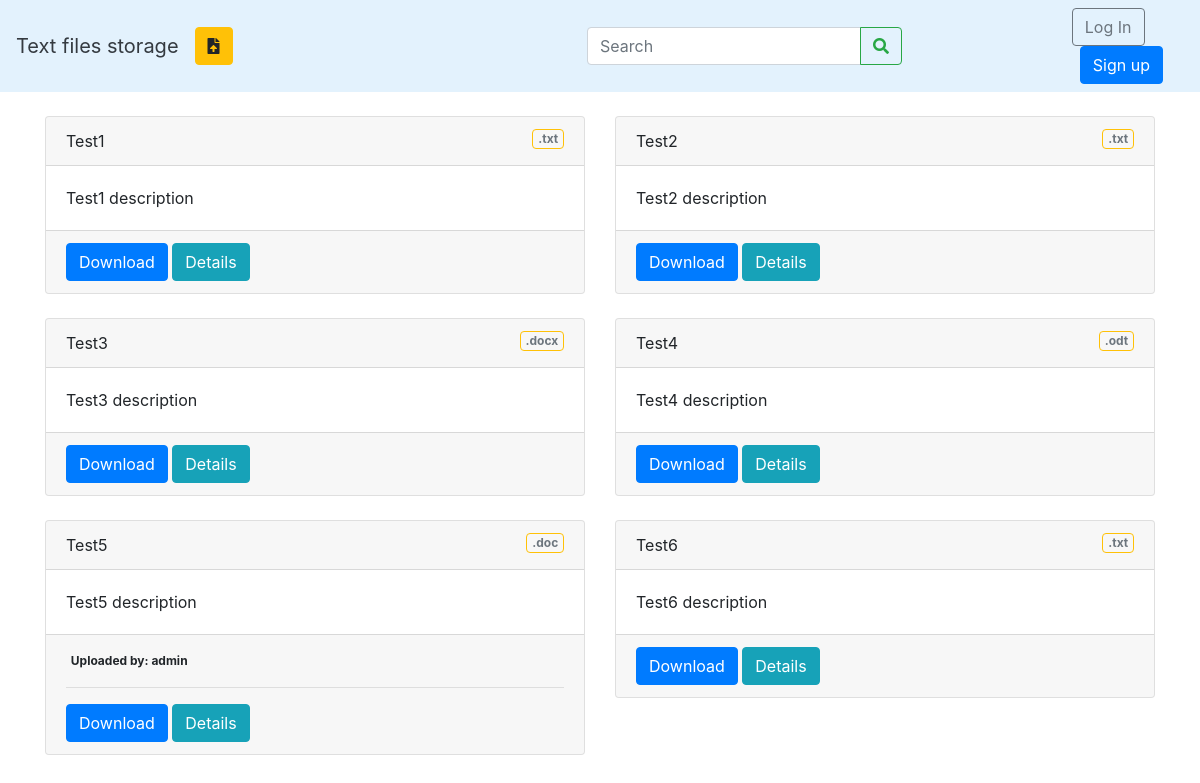
The page / on the database its author committed.
### files/models.py (models this page shows, shortened)
class File(models.Model):
    name = models.CharField(max_length=255, unique=True)
    description = models.TextField(null=True, blank=True)
    source = models.FileField(upload_to=upload_location,
                              validators = [validate_file_extensions])
    text = models.TextField()
    slug = models.SlugField(max_length=48)
    uploaded_by = models.ForeignKey(
        get_user_model(),
        on_delete=models.CASCADE,
        null=True,
        blank=True,
    )
    def get_ext(self):
        ext = os.path.splitext(self.source.path)[1]
        return ext
    class Meta:
        ordering = ['id']

### files/views.py (the view)
# urls.py: path('', FileListView.as_view(), name='file_list'),
class FileListView(generic.ListView):
    model = File
    template_name = 'file_list.html'
    paginate_by = 10
    def get_queryset(self):
        query = self.request.GET.get('Search')
        if query:
            object_list = self.model.objects.filter(Q(name__icontains = query) |
                                                    Q(description__icontains = query))
        else:
            object_list = self.model.objects.all()
        return object_list

### templates/file_list.html (shortened to what this page needs)
{% extends 'base.html' %}
{% block content %}
    <div class="row">
        {% for file in object_list %}
            <div class="col-sm-6">
                <div class="card">
                    <div class="card-header d-flex justify-content-end">
                        {{ file.name }}
                        <span class="badge text-wrap border border-warning ml-auto text-secondary h-100">
                            {{ file.get_ext }}
                        </span>
                    </div>
                    <div class="card-body">
                        {{ file.description|truncatewords:10 }}
                    </div>
                    <div class="card-footer">
                        {% if file.uploaded_by %}
                        <span class="badge text wrap">Uploaded by: {{ file.uploaded_by }}</span><hr/>
                        {% endif %}
                        <a href="{% url 'file_download' file.slug %}" class="btn btn-primary">Download</a>
                        <a href="{% url 'file_detail' file.slug %}" class="btn btn-info">Details</a>
                    </div>
                </div>
                <br/>
            </div>
        {% endfor %}
    </div>
{% endblock content %}

### templates/base.html (shortened to what this page needs)
{% load static %}
<!doctype html>
<html lang="en">
    <head>
        <link
            rel="stylesheet"
            href="https://stackpath.bootstrapcdn.com/bootstrap/4.2.1/css/bootstrap.min.css"
>
        <link
            rel="stylesheet"
            href="https://use.fontawesome.com/releases/v5.7.1/css/all.css"
>
    </head>
    <body>
        <nav
            class="navbar navbar-expand-lg navbar-ligth"
            style="background-color: #e3f2fd">
            <a
                class="navbar-brand text-dark"
                href="{% url 'file_list' %}">
                Text files storage
            </a>
            <a
                href="{% url 'file_upload' %}"
                class="btn btn-warning"
                style="margin-right: 30px;">
                <i class="fa fa-file-upload"></i>
            </a>
            <div class="container">
                <div
                    class="collapse navbar-collapse"
                    id="navbarSearch">
                    <ul class="navbar-nav mr-auto">
                        <li class="nav-item mx-auto" >
                            <form
                                class="form-inline"
                                method="GET"
                                action="{% url 'file_list' %}">
                                <div class="input-group">
                                    <input
                                        class="form-control"
                                        type="search"
                                        placeholder="Search"
                                        aria-label="Search"
                                        name="Search"
                                        value="{{ request.GET.Search }}">
                                    <span class="input-group-append">
                                        <button
                                            class="btn btn-outline-success"
                                            type="submit">
                                            <i class="fa fa-search"></i>
                                        </button>
                                    </span>
                                </div>
                            </form>
                        </li>
                    </ul>
                </div>
            </div>
            {% if user.is_authenticated %}
                <div
                    class="collapse navbar-collapse"
                    id="navbarUserAuth">
                    <hr/>
                    <ul class="navbar-nav">
                        <li class="nav-item mx-auto">
                            <div class="btn-group">
                                <button
                                    class="btn btn-secondary">
                                    {{ user }}
                                </button>
                                <a
                                    class="btn btn-light"
                                    href="{% url 'password_change' %}">
                                    Change password
                                </a>
                                <a
                                    class="btn btn-light"
                                    href="{% url 'logout' %}">
                                    Log Out
                                </a>
                            </div>
                        </li>
                    </ul>
                </div>
            {% else %}
                <div
                    class="collapse navbar-collapse"
                    id="navbarUserAnon">
                    <ul class="navbar-nav ml-auto">
                        <li class="nav-item mx-auto">
                            <form class="form-inline">
                                <a
                                    href="{% url 'login' %}"
                                    class="btn btn-outline-secondary">
                                    Log In</a>
                                <a
                                    href="{% url 'signup' %}"
                                    class="btn btn-primary ml-2">
                                    Sign up</a>
                            </form>
                        </li>
                    </ul>
                </div>
            {% endif %}
        </nav>
        <br/>
        <div class="container">
            {% block content %}
            {% endblock content %}
        </div>
    </body>
</html>

### rows shown on the page
File: name "Test1", get_ext ".txt", description "Test1 description"
File: name "Test2", get_ext ".txt", description "Test2 description"
File: name "Test3", get_ext ".docx", description "Test3 description"
File: name "Test4", get_ext ".odt", description "Test4 description"
File: name "Test5", get_ext ".doc", description "Test5 description", uploaded_by "admin"
File: name "Test6", get_ext ".txt", description "Test6 description"
